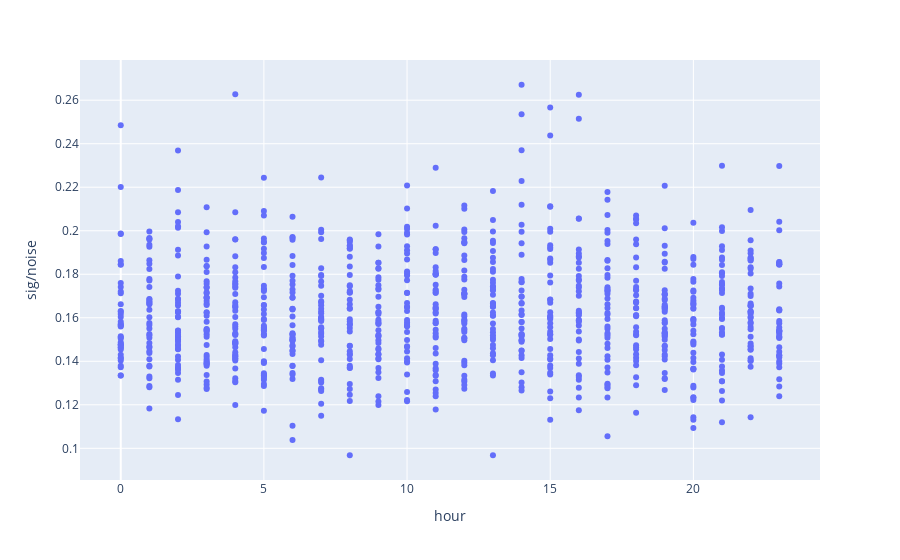

Notebook source saved alongside this figure:
### Code cell
fig = px.scatter(df_sub,x="hour",y="sig/noise")
fig.show()

### Figure 1 — Plotly figure (JSON) as saved in the notebook; plotly's stock layout.template omitted (floating-point values rounded to 4 significant figures; data arrays with more than 128 entries replaced by an {"elided": "..."} marker saying what was removed)
{"data": [{"hovertemplate": "hour=%{x}<br>sig/noise=%{y}<extra></extra>", "legendgroup": "", "marker": {"color": "#636efa", "symbol": "circle"}, "mode": "markers", "name": "", "orientation": "v", "showlegend": false, "type": "scatter", "x": {"elided": "946 int values"}, "xaxis": "x", "y": {"elided": "946 float values"}, "yaxis": "y"}], "layout": {"legend": {"tracegroupgap": 0}, "margin": {"t": 60}, "xaxis": {"anchor": "y", "domain": [0, 1], "title": {"text": "hour"}}, "yaxis": {"anchor": "x", "domain": [0, 1], "title": {"text": "sig/noise"}}}}
